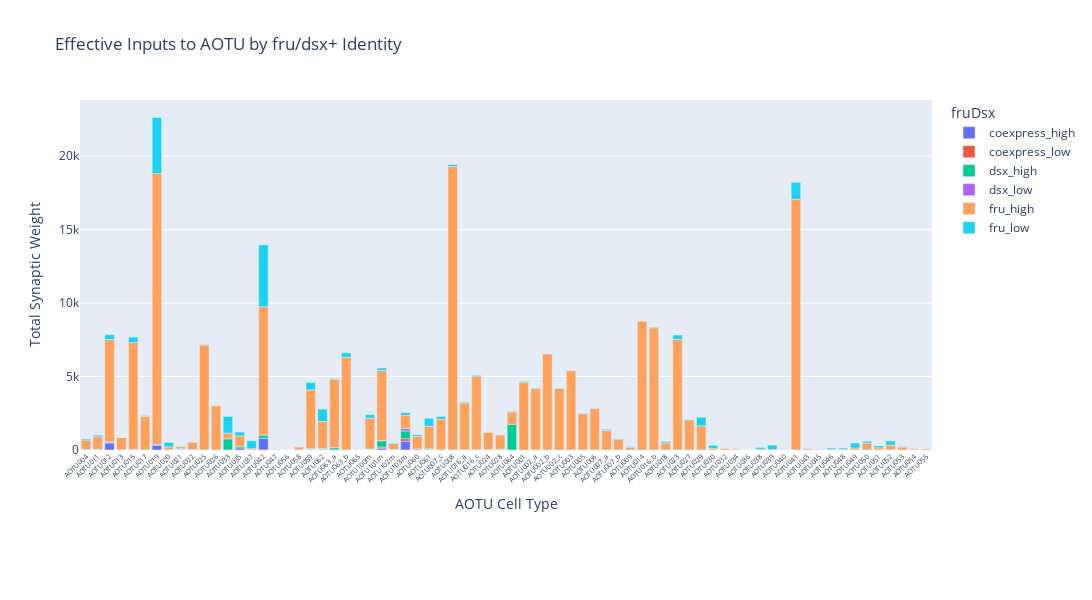

Source (notebook cell):
### Code cell
# Group by fruDsx and post type
grouped = conn_frudsx_AOTU_merge_df.groupby(['fruDsx', 'type_post'])['weight'].sum().reset_index()

import plotly.express as px
fig = px.bar(grouped, x='type_post', y='weight', color='fruDsx',
             title="Effective Inputs to AOTU by fru/dsx+ Identity",
             labels={'type_post': 'AOTU Cell Type', 'weight': 'Total Synaptic Weight'})

fig.update_layout(
    xaxis_tickangle=-45,
    xaxis=dict(
        tickfont=dict(size=7)  # 👈 Adjust font size here
    ),
    width=1200,
    height=600,
    margin=dict(b=150)
)

fig.show()

### Figure 1 — Plotly figure (JSON) as saved in the notebook; plotly's stock layout.template omitted (floating-point values rounded to 4 significant figures)
{"data": [{"hovertemplate": "fruDsx=coexpress_high<br>AOTU Cell Type=%{x}<br>Total Synaptic Weight=%{y}<extra></extra>", "legendgroup": "coexpress_high", "marker": {"color": "#636efa", "pattern": {"shape": ""}}, "name": "coexpress_high", "orientation": "v", "showlegend": true, "textposition": "auto", "type": "bar", "x": ["AOTU004", "AOTU011", "AOTU012", "AOTU013", "AOTU015", "AOTU017", "AOTU019", "AOTU020", "AOTU021", "AOTU022", "AOTU025", "AOTU026", "AOTU033", "AOTU035", "AOTU037", "AOTU042", "AOTU047", "AOTU056", "AOTU058", "AOTU059", "AOTU062", "AOTU063_a", "AOTU063_b", "AOTU065", "AOTU100m", "AOTU101m", "AOTU102m", "AOTU103m"], "xaxis": "x", "y": [14, 35, 479, 5, 34, 6, 314, 10, 35, 20, 4, 4, 3, 142, 10, 794, 3, 5, 7, 51, 39, 8, 5, 6, 22, 128, 31, 607], "yaxis": "y"}, {"hovertemplate": "fruDsx=coexpress_low<br>AOTU Cell Type=%{x}<br>Total Synaptic Weight=%{y}<extra></extra>", "legendgroup": "coexpress_low", "marker": {"color": "#EF553B", "pattern": {"shape": ""}}, "name": "coexpress_low", "orientation": "v", "showlegend": true, "textposition": "auto", "type": "bar", "x": ["AOTU011", "AOTU012", "AOTU013", "AOTU020", "AOTU021", "AOTU058", "AOTU059", "AOTU060", "AOTU061", "AOTU062", "AOTU100m", "AOTU101m", "AOTU103m"], "xaxis": "x", "y": [4, 60, 6, 3, 27, 4, 5, 77, 30, 13, 10, 75, 157], "yaxis": "y"}, {"hovertemplate": "fruDsx=dsx_high<br>AOTU Cell Type=%{x}<br>Total Synaptic Weight=%{y}<extra></extra>", "legendgroup": "dsx_high", "marker": {"color": "#00cc96", "pattern": {"shape": ""}}, "name": "dsx_high", "orientation": "v", "showlegend": true, "textposition": "auto", "type": "bar", "x": ["AOTU004", "AOTU007_c", "AOTU008", "AOTU012", "AOTU015", "AOTU016_a", "AOTU016_c", "AOTU019", "AOTU021", "AOTU022", "AOTU024", "AOTU028", "AOTU033", "AOTU035", "AOTU042", "AOTU059", "AOTU060", "AOTU061", "AOTU062", "AOTU063_a", "AOTU064", "AOTU100m", "AOTU101m", "AOTU102m", "AOTU103m"], "xaxis": "x", "y": [19, 3, 6, 24, 24, 11, 14, 78, 56, 5, 19, 46, 763, 117, 232, 52, 7, 56, 58, 148, 1748, 35, 425, 14, 535], "yaxis": "y"}, {"hovertemplate": "fruDsx=dsx_low<br>AOTU Cell Type=%{x}<br>Total Synaptic Weight=%{y}<extra></extra>", "legendgroup": "dsx_low", "marker": {"color": "#ab63fa", "pattern": {"shape": ""}}, "name": "dsx_low", "orientation": "v", "showlegend": true, "textposition": "auto", "type": "bar", "x": ["AOTU042", "AOTU101m", "AOTU103m"], "xaxis": "x", "y": [3, 20, 165], "yaxis": "y"}, {"hovertemplate": "fruDsx=fru_high<br>AOTU Cell Type=%{x}<br>Total Synaptic Weight=%{y}<extra></extra>", "legendgroup": "fru_high", "marker": {"color": "#FFA15A", "pattern": {"shape": ""}}, "name": "fru_high", "orientation": "v", "showlegend": true, "textposition": "auto", "type": "bar", "x": ["AOTU001", "AOTU002_a", "AOTU002_b", "AOTU002_c", "AOTU003", "AOTU004", "AOTU005", "AOTU006", "AOTU007_a", "AOTU007_b", "AOTU007_c", "AOTU008", "AOTU009", "AOTU011", "AOTU012", "AOTU013", "AOTU014", "AOTU015", "AOTU016_a", "AOTU016_b", "AOTU016_c", "AOTU017", "AOTU018", "AOTU019", "AOTU020", "AOTU021", "AOTU022", "AOTU023", "AOTU024", "AOTU025", "AOTU026", "AOTU027", "AOTU028", "AOTU029", "AOTU030", "AOTU032", "AOTU033", "AOTU034", "AOTU035", "AOTU036", "AOTU037", "AOTU038", "AOTU039", "AOTU040", "AOTU041", "AOTU042", "AOTU043", "AOTU045", "AOTU046", "AOTU047", "AOTU048", "AOTU049", "AOTU050", "AOTU051", "AOTU052", "AOTU053", "AOTU054", "AOTU055", "AOTU056", "AOTU058", "AOTU059", "AOTU060", "AOTU061", "AOTU062", "AOTU063_a", "AOTU063_b", "AOTU064", "AOTU065", "AOTU100m", "AOTU101m", "AOTU102m", "AOTU103m"], "xaxis": "x", "y": [4599, 4176, 6546, 4191, 5400, 649, 2470, 2832, 1325, 710, 2105, 19285, 184, 862, 6962, 843, 8767, 7248, 3206, 8320, 4982, 2273, 491, 18421, 201, 125, 520, 7535, 1191, 7151, 3013, 2058, 996, 1644, 107, 98, 373, 81, 700, 3, 83, 50, 30, 9, 17074, 8723, 87, 4, 27, 26, 21, 138, 476, 145, 337, 194, 84, 71, 13, 205, 3983, 837, 1533, 1833, 4674, 6301, 842, 10, 2106, 4771, 404, 892], "yaxis": "y"}, {"hovertemplate": "fruDsx=fru_low<br>AOTU Cell Type=%{x}<br>Total Synaptic Weight=%{y}<extra></extra>", "legendgroup": "fru_low", "marker": {"color": "#19d3f3", "pattern": {"shape": ""}}, "name": "fru_low", "orientation": "v", "showlegend": true, "textposition": "auto", "type": "bar", "x": ["AOTU001", "AOTU002_a", "AOTU002_b", "AOTU002_c", "AOTU004", "AOTU005", "AOTU006", "AOTU007_a", "AOTU007_b", "AOTU007_c", "AOTU008", "AOTU009", "AOTU011", "AOTU012", "AOTU013", "AOTU015", "AOTU016_a", "AOTU016_b", "AOTU016_c", "AOTU017", "AOTU018", "AOTU019", "AOTU020", "AOTU021", "AOTU022", "AOTU023", "AOTU024", "AOTU025", "AOTU026", "AOTU027", "AOTU028", "AOTU029", "AOTU030", "AOTU033", "AOTU034", "AOTU035", "AOTU036", "AOTU037", "AOTU038", "AOTU039", "AOTU040", "AOTU041", "AOTU042", "AOTU045", "AOTU046", "AOTU048", "AOTU049", "AOTU050", "AOTU051", "AOTU052", "AOTU053", "AOTU054", "AOTU056", "AOTU058", "AOTU059", "AOTU060", "AOTU061", "AOTU062", "AOTU063_a", "AOTU063_b", "AOTU064", "AOTU065", "AOTU100m", "AOTU101m", "AOTU102m", "AOTU103m"], "xaxis": "x", "y": [70, 50, 12, 27, 73, 40, 17, 80, 44, 171, 134, 41, 103, 319, 10, 377, 62, 44, 80, 61, 100, 3820, 304, 27, 4, 292, 3, 33, 12, 7, 3, 586, 212, 1144, 10, 264, 6, 533, 113, 305, 21, 1140, 4206, 35, 103, 108, 337, 118, 135, 280, 31, 3, 6, 5, 503, 114, 540, 833, 40, 308, 46, 3, 237, 166, 27, 188], "yaxis": "y"}], "layout": {"barmode": "relative", "height": 600, "legend": {"title": {"text": "fruDsx"}, "tracegroupgap": 0}, "margin": {"b": 150}, "title": {"text": "Effective Inputs to AOTU by fru/dsx+ Identity"}, "width": 1200, "xaxis": {"anchor": "y", "domain": [0, 1], "tickangle": -45, "tickfont": {"size": 7}, "title": {"text": "AOTU Cell Type"}}, "yaxis": {"anchor": "x", "domain": [0, 1], "title": {"text": "Total Synaptic Weight"}}}}
